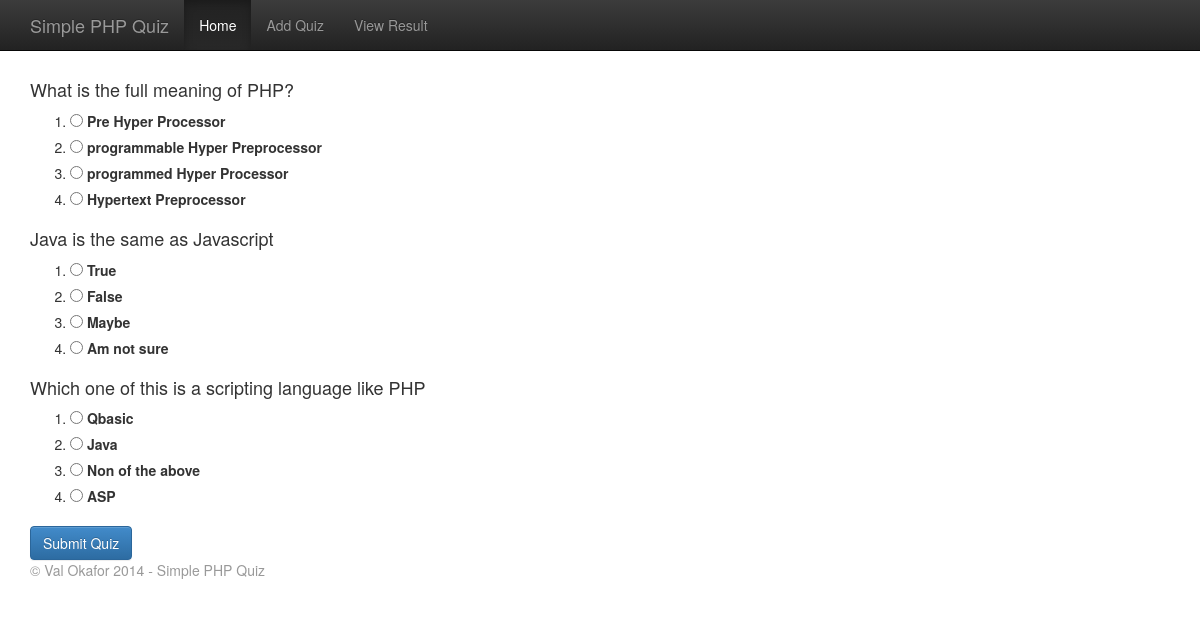
The page / on the database its author committed.
### tables this page shows
CREATE TABLE IF NOT EXISTS `questions` (
  `questionid` int(15) NOT NULL AUTO_INCREMENT,
  `name` varchar(255) NOT NULL,
  `choice1` varchar(255) NOT NULL,
  `choice2` varchar(255) NOT NULL,
  `choice3` varchar(255) NOT NULL,
  `answer` varchar(255) NOT NULL,
  PRIMARY KEY (`questionid`)
);

### quiz.php (called while the page is built, shortened)
<?php
require_once('includes/db_conn.php');
$query = "select * from questions";
$query_result = $dbc->query($query);
$questionsArray = array();
while ($row = $query_result->fetch_assoc()){
    $questionsArray[] = $row;
}
$questions = array();
foreach($questionsArray as $question) {
    $questions[$question['questionid']] = $question['name'];
 }
$choices = array();
foreach ($questionsArray as $row) {
    $choices[$row['questionid']] = array($row['choice1'], $row['choice2'], $row['choice3'], $row['answer']);
  }

### includes/functions_list.php (called while the page is built, shortened)
<?php
function shuffle_assoc($list) {
    $keys = array_keys($list);
    shuffle($keys);
    $random = array();
    foreach ($keys as $key) {
        $random[$key] = $list[$key];
    }
    return $random;
}

### index.php (the view, shortened to what this page needs)
<?php
require_once('includes/functions_list.php');
require_once('quiz.php');
?>
<!doctype html>
<html lang="en">
<head>
</head>
<body>
<form action="index.php" method="post">
    <?php
    foreach($questions as $id => $question) {
        echo "<div class=\"form-group\">";
        echo "<h4> $question</h4>"."<ol>";
        $randomChoices = $choices[$id];
        $randomChoices = shuffle_assoc($randomChoices);
        foreach ($randomChoices as $key => $values){
            echo '<li><input type="radio" name="response['.$id.'] id="'.$id.'" value="' .$values.'"/>';
        ?>
            <label for="question-<?php echo($id); ?>"><?php echo($values);?></label></li>
    <?php
        }
            echo("</div>");
        }
       ?>
    <input type="submit" name="submit" class="btn btn-primary" value="Submit Quiz" />
</form>
</body>
</html>

### css/theme.css (style rules this page uses)
body { padding-top: 70px; padding-bottom: 30px; }

### rows shown on the page
questions: choice1 "Pre Hyper Processor", choice3 "programmable Hyper Preprocessor", choice2 "programmed Hyper Processor", answer "Hypertext Preprocessor"
questions: choice1 "True", answer "False", choice2 "Maybe", choice3 "Am not sure"
questions: choice2 "Qbasic", choice1 "Java", choice3 "Non of the above", answer "ASP"

### other values the page prints
$question "What is the full meaning of PHP?"
$question "Java is the same as Javascript"
$question "Which one of this is a scripting language like PHP"
